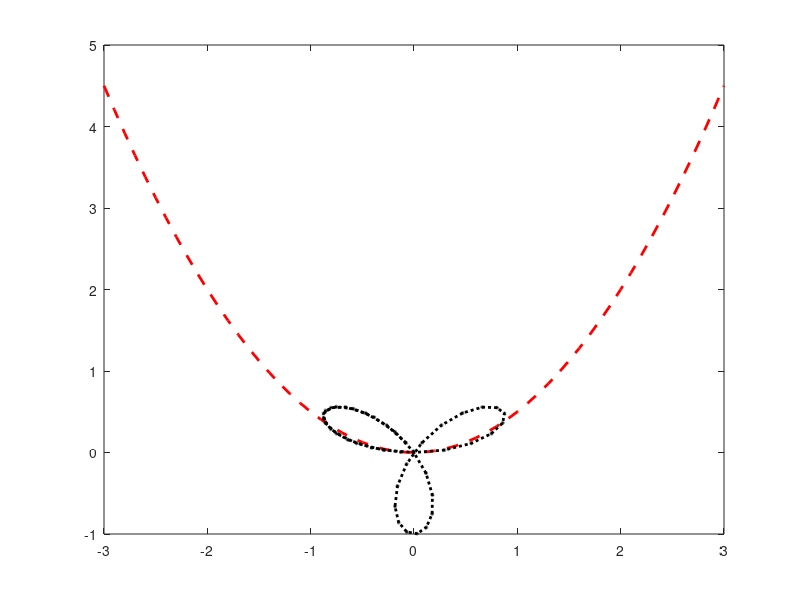

Source code (MATLAB):
x1 = -3:0.1:3;
y1 = (x1.*x1)./2;

t = -1:0.1:pi;
x2 = sin(3.*t).*cos(t);
y2 = sin(3.*t).*sin(t);

plot(x1, y1, 'r--', 'LineWidth', 2); % 使用红色双划线样式
hold on;
plot(x2, y2, 'k:', 'Marker', 'o', 'MarkerSize', 1, 'LineWidth', 2); % 使用黑色点画线样式
hold off;
